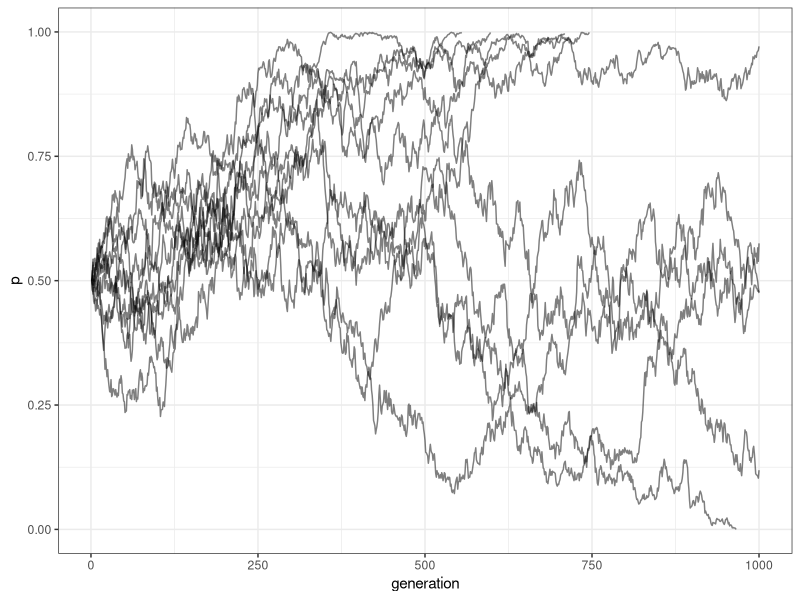

Reproduce this figure in R.

## Simulate genetic drift in a Wright-Fisher scenario

library(reshape2)
library(ggplot2)

gen <- 1000 ## generations
n_sim <- 10 ## simulations
N <- 500 ## population size

sample_gametes <- function(p) {
  gametes <- table(rbinom(2 * N, 1, p))
  new_p <- gametes[2]/(gametes[1] + gametes[2])
  new_p
}

sims <- replicate(n_sim, {
  p <- numeric(gen)
  p[1] <- 0.5
  for (i in 1:(gen - 1)) {
    p[i + 1] <- sample_gametes(p[i])
  }
  p
})

melted <- melt(sims)
colnames(melted) <- c("generation", "replicate", "p")
trajectory_plot <- qplot(x = generation, y = p, group = factor(replicate),
                         data = melted, geom = "line", alpha = I(0.5)) + theme_bw()